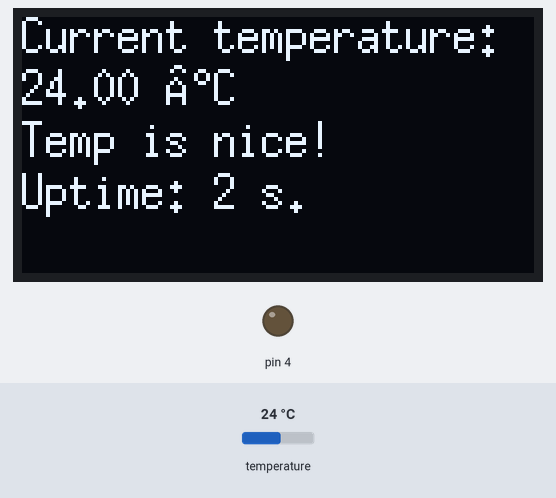
Recording of a program running on a simulated Arduino Uno, built with avr-gcc and run on an emulated ATmega328P. On the bench: 128×64 one-colour display, output pins drawn as LEDs (lit = HIGH). The inputs (shaded band) are chosen by the test bench; at power-on: temperature 24 °C. What the program prints to the serial monitor is not drawn.

Above: at 2.4 s.
2.5 s: temperature set to 24.6 °C
At 4.3 s:
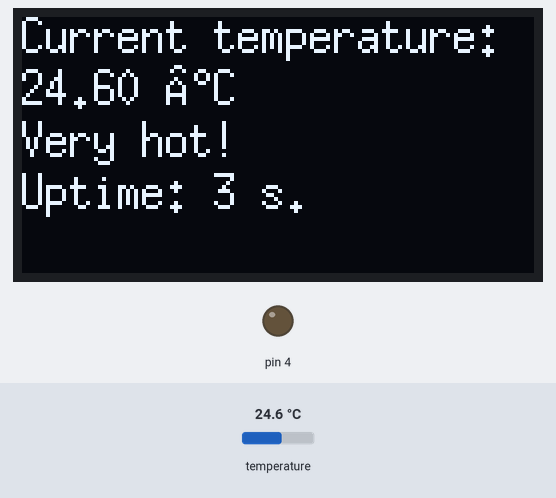
7.7 s: temperature set to 12 °C
At 9.4 s:
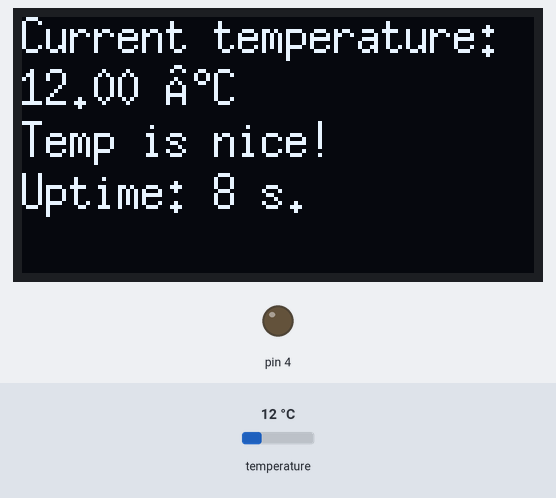
11.4 s: temperature set to 19 °C
At 13.6 s:
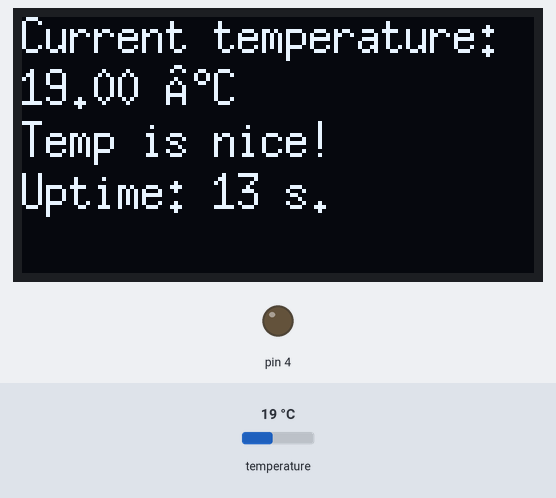
Timing chart, 0 to 15.1 s (numbered marks = the images above; inputs shaded):
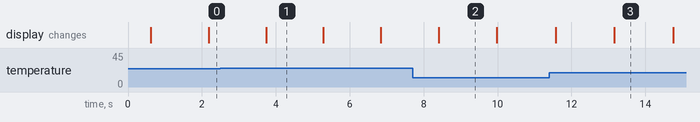

Measured:
- the behaviour switches between 24 and 24.1 °C on temperature (found by bisection; images 0 and 1)
- after the input at 2.5 s, the display: changes after 1.2 s (image 1)
- after the input at 7.7 s, the display: changes after 0.71 s (image 2)

The program:

main.cpp
```cpp
#include <Arduino.h>
#include <Wire.h>
#include <time.h>
#include "../.pio/libdeps/uno/Adafruit MCP9808 Library/Adafruit_MCP9808.h"
#include "../.pio/libdeps/uno/U8g2/src/U8g2lib.h"

#define LINE_SPACER 13
Adafruit_MCP9808 tempSensor = Adafruit_MCP9808();
U8G2_SH1106_128X64_NONAME_1_HW_I2C oledDisplay = U8G2_SH1106_128X64_NONAME_1_HW_I2C(U8G2_R0);

bool tempSensorInitialized = false;
long startTime = millis();

void setup() {
    pinMode(4,OUTPUT);

    // Init logging serial
    Serial.begin(9800);
    // while (!Serial);

    Serial.println("Initialized NilPointer temperature display");

    oledDisplay.begin();

    tempSensorInitialized = tempSensor.begin(0x18);
    if (tempSensorInitialized) {
        tempSensor.setResolution(2);
    }

}

void draw(float temp) {
    oledDisplay.setFont(u8g2_font_6x13_tf);

    if(tempSensorInitialized) {
        char textBuf[20];

        dtostrf(temp,2,2,textBuf);
        strcat(textBuf," °C");

#define Y_OFFSET 9
        oledDisplay.drawStr(0,Y_OFFSET,"Current temperature:");
        oledDisplay.drawStr(0,Y_OFFSET+LINE_SPACER,textBuf);

        if(temp>24) {
            oledDisplay.drawStr(0,Y_OFFSET+LINE_SPACER*2,"Very hot!");
        } else {
            oledDisplay.drawStr(0,Y_OFFSET+LINE_SPACER*2,"Temp is nice!");
        }

        long currentTime = millis();
        long timeDiff = currentTime - startTime;
        char timeBuf[30];
        ltoa(timeDiff/1000,timeBuf,10);

        char timeFinal[30+11] = "Uptime: ";
        strcat(timeFinal,timeBuf);
        strcat(timeFinal," s.");


        oledDisplay.drawStr(0,Y_OFFSET+LINE_SPACER*3,timeFinal);

    } else {
        oledDisplay.drawStr(0,Y_OFFSET,"Temp sensor error");
    }
}

void loop() {
    float temp = 0;
    if(tempSensorInitialized) {
        // Sensor is consuming around 200mA while being waked, so shutdown it to decrease power usage
        tempSensor.wake();
        temp = tempSensor.readTempC();
        tempSensor.shutdown();

        Serial.println("Current temp:");
        Serial.println(temp);

        // Blink diode
        /* if(temp>10) {
            int longBlinks = temp/(float)10;
            int shortBlinks = (int)temp % 10;

            for(int i = 0;i<longBlinks;i++){
                digitalWrite(4,HIGH);
                delay(500);
                digitalWrite(4,LOW);
                delay(200);
            }

            for(int i = 0;i<shortBlinks;i++){
                digitalWrite(4,HIGH);
                delay(200);
                digitalWrite(4,LOW);
                delay(100);
            }
        } */
    }

    oledDisplay.firstPage();
    do {
        draw(temp);
    } while ( oledDisplay.nextPage() );


    delay(1000);
}
```
